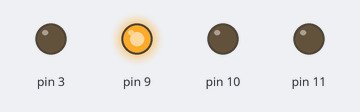
The sketch below on a simulated Arduino Uno, built with avr-gcc and run on an emulated ATmega328P. On the bench: output pins drawn as LEDs (lit = HIGH).

Above: at 0.1 s.
At 16.1 s:
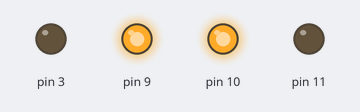
At 38.1 s:
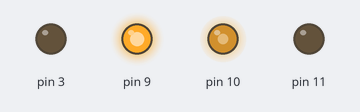
Timing chart, 0 to 39.6 s (numbered marks = the images above):
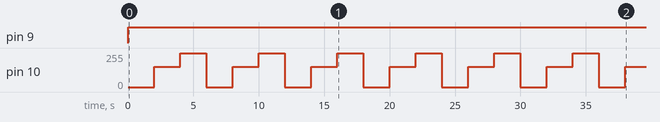

The sketch:

01_programaLED_CatodoComun.ino
```cpp
// Programa del profesor, obtenido de:
//https://github.com/daguzman35/Tutorial-LED-RGB-Arduino


void setup()
{
  pinMode(9, OUTPUT);
  pinMode(10, OUTPUT);
  pinMode(11, OUTPUT);
  pinMode(3, OUTPUT);
}

void loop()
{
  analogWrite(9, 255);
  analogWrite(10, 0);
  analogWrite(11, 0);
  delay(2000); // Wait for 2000 millisecond(s)
  analogWrite(9, 255);
  analogWrite(10, 153);
  analogWrite(11, 0);
  delay(2000); // Wait for 2000 millisecond(s)
  analogWrite(9, 255);
  analogWrite(10, 255);
  analogWrite(11, 0);
  delay(2000); // Wait for 2000 millisecond(s)
  analogWrite(9, 51);
  analogWrite(10, 204);
  analogWrite(3, 0);
}
```

Measured:
- by itself, pin 9: LOW → HIGH at 0.00 s
- by itself, pin 10: repeats every 6.0 s: 255/255 2.0 s, 0/255 2.0 s, 153/255 2.0 s
